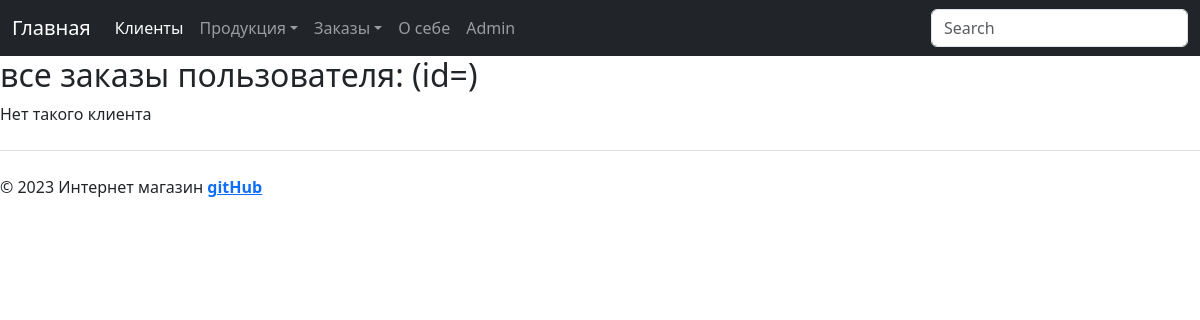
/market/market/client_orders/1, run on an earlier commit of the app's database.
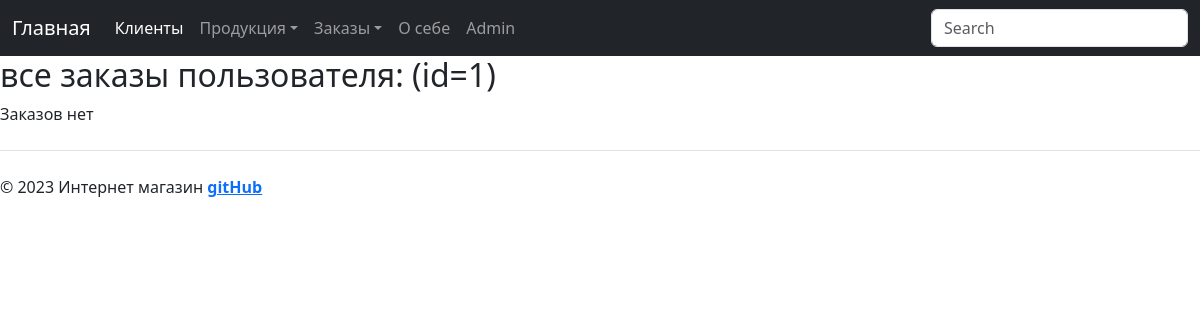
And on a later commit of the database.
### marketapp/models.py (models this page shows, shortened)
class Client(models.Model):
    name_client = models.CharField(max_length=50)
    email = models.EmailField()
    phone_number = models.CharField(max_length=12)
    address = models.CharField(max_length=100)

### marketapp/views.py (the view)
# urls.py: path('market/client_orders/<int:id_client>', views.client_orders, name='client_orders'),      # все заказы по клиенту (формы выбора клиента пока нет)
def client_orders(request, id_client: int):
    products = {}
    client = Client.objects.filter(pk=id_client).first()
    orders = Order.objects.filter(buyer=client).all()
    for order in orders:
        products[order.id] = str(order.products.all()).replace('<QuerySet [<', '').replace('>]>', '').split('>, <')
    return render(request, 'marketapp/client_orders.html', {'client': client, 'orders': orders, 'products': products})

### marketapp/templates/marketapp/client_orders.html (shortened to what this page needs)
{% extends 'marketapp/base.html' %}
{% block content %}
    <h2>все заказы пользователя: {{ client.name_client }} (id={{ client.id }})</h2>
    {% if orders %}
        {% for order in orders %}
            <h1>Заказ №{{ order.id }}</h1>
            <p>Дата создания: {{ order.date_create_order }}</p>
            <p>Общая стоимость: {{ order.total_cost }}</p>
            <h3>Товары:</h3>
                {% for key, value in products.items %}
                    {% if key == order.id %}
                        {% for product in value %}
                            <p>{{ product }}</p>
                        {% endfor %}
                    {% endif %}
                {% endfor %}
        {% endfor %}
    {% elif client.id == NULL %}
        <p>Нет такого клиента</p>
     {% else %}
        <p>Заказов нет</p>
    {% endif %}
{% endblock %}

What changed in the data, as far as the page shows it:
added Client: id "1"
Also different on the page:
text no longer shown: "Нет такого клиента"
text now shown: "Заказов нет"
